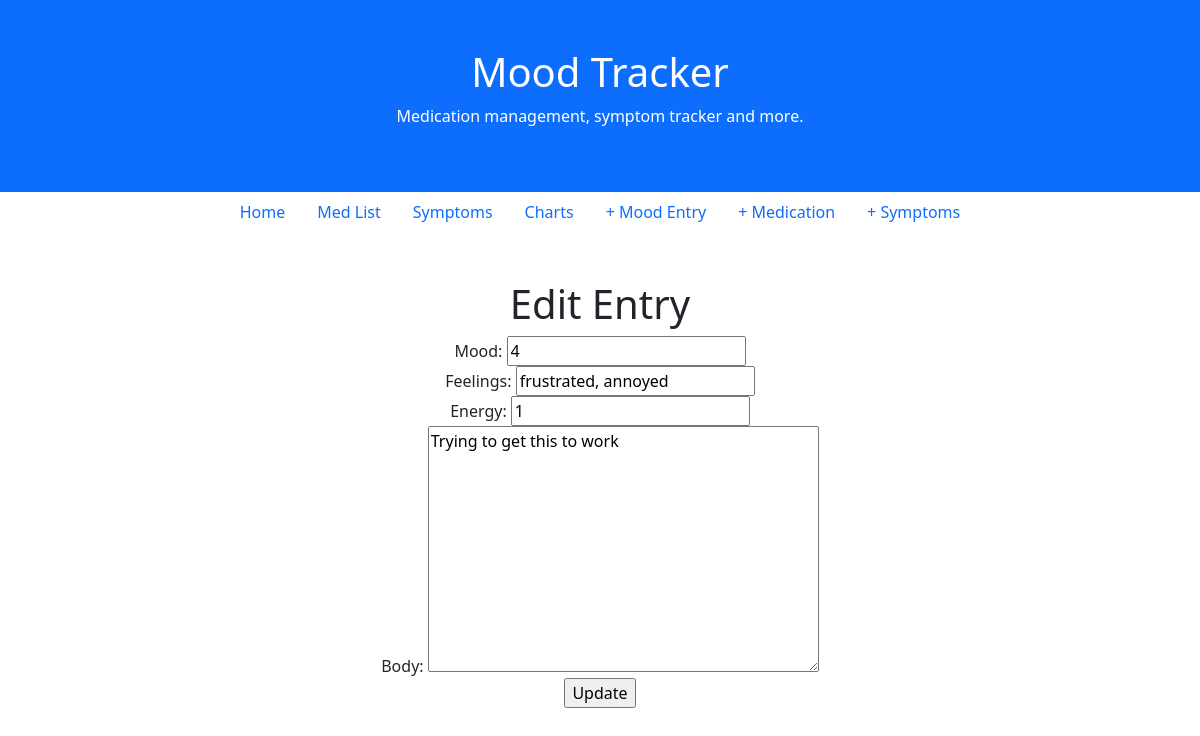
/post/2/edit/, run on the app's committed database.
### blog/models.py (models this page shows, shortened)
class Post(models.Model):
    author = models.ForeignKey(
        "auth.User",
        on_delete=models.CASCADE,
    )
    mood = models.IntegerField() # title, mood on a scale of 1 -10
    feelings = models.CharField(max_length=200)
    energy = models.IntegerField()
    body = models.TextField()
    date = models.DateTimeField(auto_now_add=True) # date

### blog/views.py (the view)
# urls.py: path("post/<int:pk>/edit/", BlogUpdateView.as_view(), name="post_edit"),
class BlogUpdateView(UpdateView):
  model = Post
  template_name = "post_edit.html"
  fields = ["mood", "feelings", "energy", "body"]

### templates/post_edit.html (shortened to what this page needs)
{% extends "base.html" %}
{% block content %}
<div class="container-fluid p-5 text-center">
<h1>Edit Entry</h1>
<form action="" method="post">
    {{ form }}
    <input type="submit" value="Update">
</form>
</div>
{% endblock content %}

### data on the page
Post: mood "4", feelings "frustrated, annoyed", energy "1", body "Trying to get this to work"
